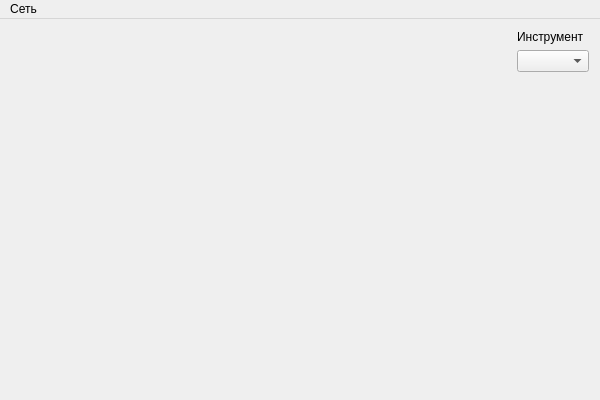
<?xml version="1.0" encoding="UTF-8"?>
<ui version="4.0">
 <class>ClientClass</class>
 <widget class="QMainWindow" name="ClientClass">
  <property name="geometry">
   <rect>
    <x>0</x>
    <y>0</y>
    <width>600</width>
    <height>400</height>
   </rect>
  </property>
  <property name="windowTitle">
   <string>Client</string>
  </property>
  <widget class="QWidget" name="centralWidget">
   <layout class="QVBoxLayout" name="verticalLayout_2">
    <item>
     <layout class="QHBoxLayout" name="horizontalLayout">
      <item>
       <spacer name="horizontalSpacer">
        <property name="orientation">
         <enum>Qt::Horizontal</enum>
        </property>
        <property name="sizeHint" stdset="0">
         <size>
          <width>40</width>
          <height>20</height>
         </size>
        </property>
       </spacer>
      </item>
      <item>
       <layout class="QVBoxLayout" name="verticalLayout">
        <item>
         <widget class="QLabel" name="lblInstrument">
          <property name="text">
           <string>Инструмент</string>
          </property>
         </widget>
        </item>
        <item>
         <widget class="QComboBox" name="cbInstrument"/>
        </item>
       </layout>
      </item>
     </layout>
    </item>
    <item>
     <widget class="Piano" name="wPiano" native="true">
      <property name="sizePolicy">
       <sizepolicy hsizetype="Expanding" vsizetype="Expanding">
        <horstretch>0</horstretch>
        <verstretch>0</verstretch>
       </sizepolicy>
      </property>
     </widget>
    </item>
   </layout>
  </widget>
  <widget class="QMenuBar" name="menuBar">
   <property name="geometry">
    <rect>
     <x>0</x>
     <y>0</y>
     <width>600</width>
     <height>22</height>
    </rect>
   </property>
   <widget class="QMenu" name="menu">
    <property name="title">
     <string>Сеть</string>
    </property>
    <addaction name="actCreate"/>
    <addaction name="actConnect"/>
    <addaction name="actDisconnect"/>
   </widget>
   <addaction name="menu"/>
  </widget>
  <action name="actConnect">
   <property name="text">
    <string>Подключиться к комнате</string>
   </property>
   <property name="shortcut">
    <string>Ctrl+N</string>
   </property>
  </action>
  <action name="actDisconnect">
   <property name="text">
    <string>Отключиться</string>
   </property>
   <property name="shortcut">
    <string>Ctrl+D</string>
   </property>
  </action>
  <action name="actCreate">
   <property name="text">
    <string>Создать комнату</string>
   </property>
  </action>
 </widget>
 <layoutdefault spacing="6" margin="11"/>
 <customwidgets>
  <customwidget>
   <class>Piano</class>
   <extends>QWidget</extends>
   <header>Piano.h</header>
   <container>1</container>
   <slots>
    <slot>changeInstrument(int)</slot>
   </slots>
  </customwidget>
 </customwidgets>
 <resources>
  <include location="Client.qrc"/>
 </resources>
 <connections>
  <connection>
   <sender>cbInstrument</sender>
   <signal>currentIndexChanged(int)</signal>
   <receiver>wPiano</receiver>
   <slot>changeInstrument(int)</slot>
   <hints>
    <hint type="sourcelabel">
     <x>554</x>
     <y>65</y>
    </hint>
    <hint type="destinationlabel">
     <x>299</x>
     <y>237</y>
    </hint>
   </hints>
  </connection>
 </connections>
 <slots>
  <slot>on_actConnect_triggered()</slot>
  <slot>on_actDisconnect_triggered()</slot>
 </slots>
</ui>
